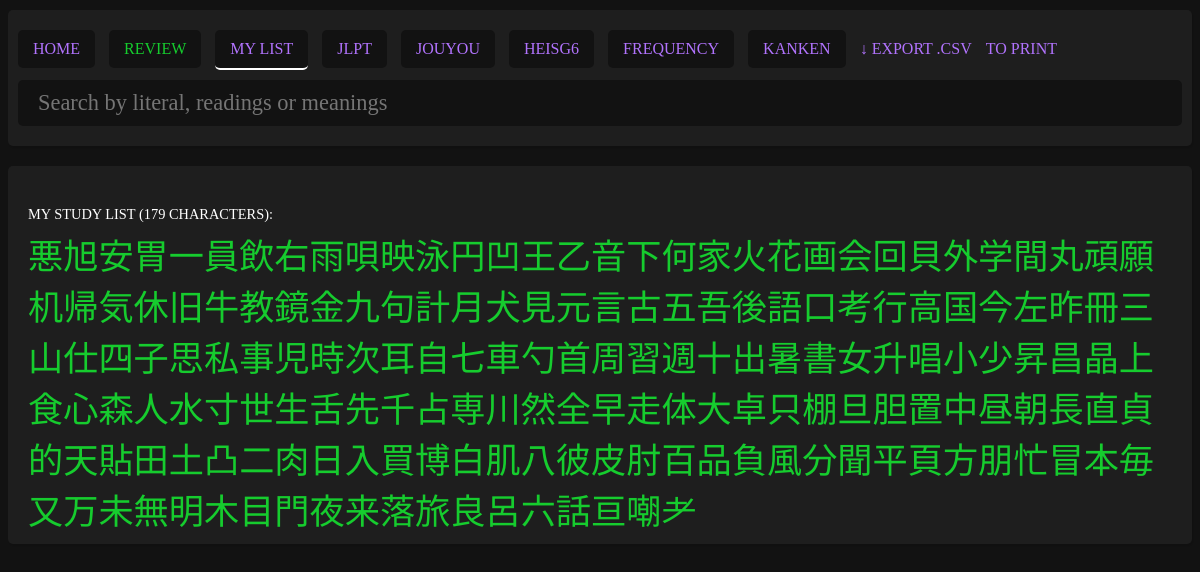
The page /pages/list.php?list=my_list on the database as committed earlier.
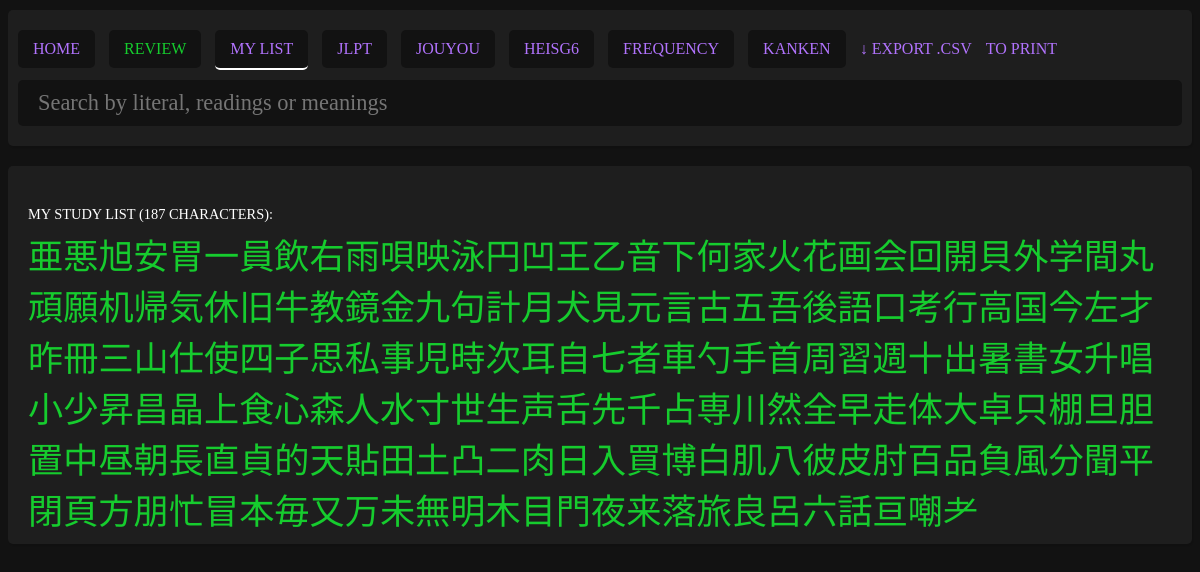
The same page on the database as committed later.
### tables this page shows
CREATE TABLE "kanjis" (
	"literal"	TEXT NOT NULL UNIQUE,
	"meanings"	TEXT NOT NULL,
	"onReadings"	TEXT,
	"kunReadings"	TEXT,
	"strokes"	INTEGER,
	"jlpt"	INTEGER,
	"frequency"	INTEGER,
	"grade"	INTEGER,
	"heisg6"	INTEGER,
	"components"	TEXT,
	"other_forms"	TEXT, "kanken" INTEGER NULL, "story" TEXT NULL, "added" INTEGER NULL, "score" INTEGER NULL,
	PRIMARY KEY("literal")
);

### pages/list.php (the view, shortened to what this page needs)
<?php require '../parts/header.php'; ?>
<?php if (!isset($_GET['list'])): ?>
<div class="list">
    No list selected.
</div>
<?php else: ?>
<?php
$myPDO = new PDO('sqlite:../data/kanjis.db');
function loop_entries($entries) {
    $text = '';
    foreach($entries as $entry) {
        $text .= '<a href="kanji.php?literal='.$entry['literal'].'"';
        if($entry['added'] == 1) $text .= ' class="added"';
        $text .= '>'.$entry['literal'].'</a>';
    }
    return $text;
}
?>
<div class="list">
    <?php if($_GET['list'] == 'jlpt'): ?>
        <?php
            echo text_jlpt($myPDO, 5);
            echo text_jlpt($myPDO, 4);
            echo text_jlpt($myPDO, 3);
            echo text_jlpt($myPDO, 2);
            echo text_jlpt($myPDO, 1);
        ?>
    <?php elseif($_GET['list'] == 'my_list'): ?>
        <?php
            $sql = "SELECT literal, added FROM kanjis WHERE added = 1";
            $stmt = $myPDO->query($sql);
            $entries = $stmt->fetchAll();
        ?>
        <div class="title">MY STUDY LIST (<?php echo count($entries); ?> characters):</div>
        <?php if(count($entries) == 0): ?>
            <p>You haven't added any kanjis yet! To do so click on the "<strong>Add</strong>" button on the top right of the page when viewing a kanji.</p>
        <?php else: ?>
        <?php echo loop_entries($entries); ?>
        <?php endif; ?>
    <?php else: ?>
            No such list.
    <?php endif;  ?>
</div>
<?php endif;  ?>
<?php require '../parts/footer.php'; ?>

Rows that differ between the two databases and show on the page:
now on this page (row edited): kanjis: literal "亜"
now on this page (row edited): kanjis: literal "開"
now on this page (row edited): kanjis: literal "才"
now on this page (row edited): kanjis: literal "使"
now on this page (row edited): kanjis: literal "者"
now on this page (row edited): kanjis: literal "手"
now on this page (row edited): kanjis: literal "声"
now on this page (row edited): kanjis: literal "閉"
Other text that changed with them:
count($entries): "179" → "187"
